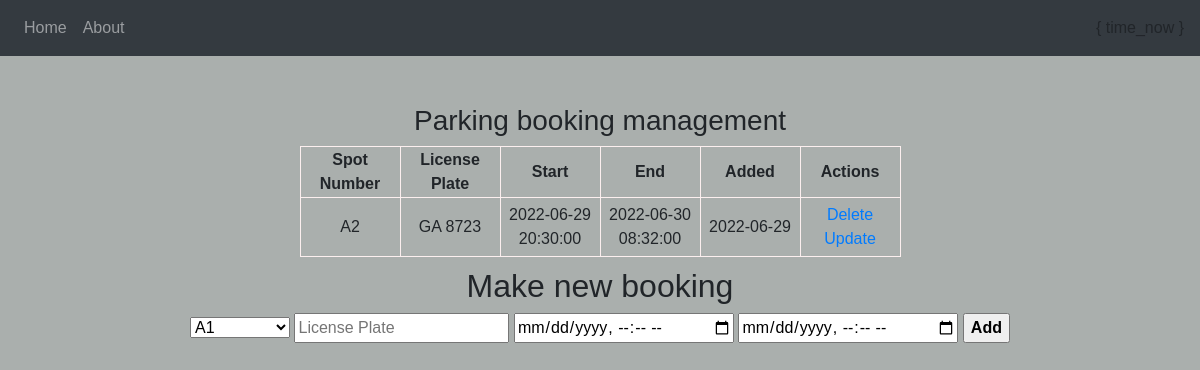
Before: / with the older database file.
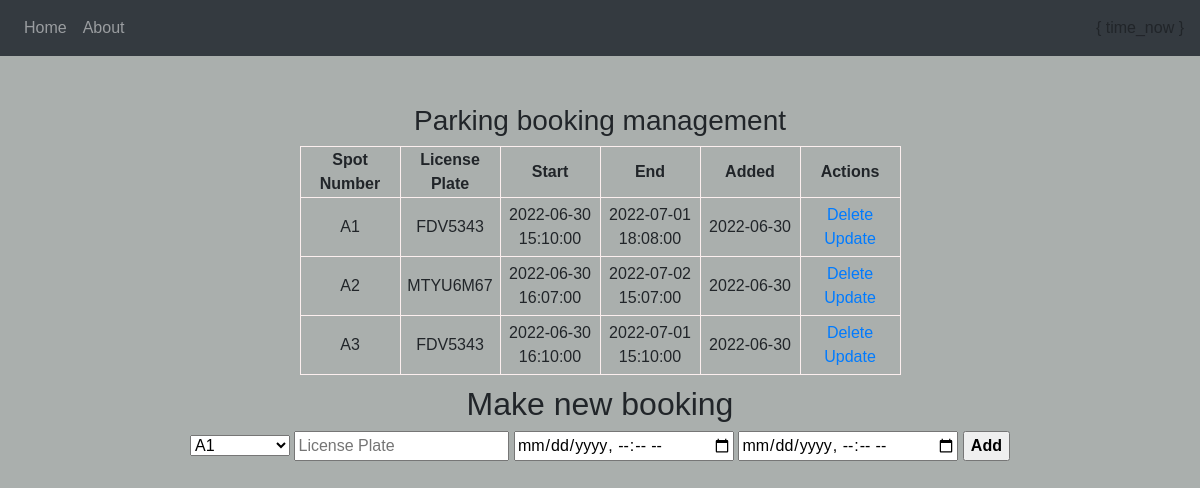
After: the same page with the newer database file.
### app.py (models this page shows, shortened)
class Parking(db.Model):
    id = db.Column(db.Integer, primary_key=True)
    spot_number = db.Column(db.String(2))
    license_plate = db.Column(db.String(10))
    start = db.Column(db.String(20))
    end = db.Column(db.String(20))
    date_created = db.Column(db.DateTime, default=datetime.utcnow)

### app.py (the view, shortened to what this page needs)
@app.route('/', methods=['POST', 'GET'])
def index():
    bookings = Parking.query.order_by(Parking.start.asc()).all()
    return render_template('index.html', bookings = bookings)

### templates/index.html (shortened to what this page needs)
{% extends 'base.html' %}
{% block body %}
<div class="content">
    <h3 style="text-align: center">Parking booking management</h3>
    {% if bookings|length < 1 %} <h4 style="text-align: center">No bookings have been made.</h4>
        {% else %}
        <table>
            <tr>
                <th>Spot Number</th>
                <th>License Plate</th>
                <th>Start</th>
                <th>End</th>
                <th>Added</th>
                <th>Actions</th>
            </tr>
            {% for booking in bookings %}
            <tr>
                <td class="booking">{{ booking.spot_number }}</td>
                <td>{{ booking.license_plate }}</td>
                <td>{{ booking.start }}</td>
                <td>{{ booking.end }}</td>
                <td>{{ booking.date_created.date() }}</td>
                <td>
                    <a href="/delete/{{booking.id}}">Delete</a>
                    <br>
                    <a href="/update/{{booking.id}}">Update</a>
                </td>
            </tr>
            {% endfor %}
        </table>
        {% endif %}
        <div class="form">
            <h2>Make new booking</h2>
            <form action="/" method="POST">
                <select type="text" name="spot_number" id="spot_number" placeholder="Spot Number">
                    <option value="A1">A1</option>
                </select>
                <input type="text" name="license_plate" id="license_plate" placeholder="License Plate" required>
                <input type="datetime-local" name="start" id="start" placeholder="Start" required>
                <input type="datetime-local" name="end" id="end" placeholder="End" required>
                <input type="submit" value="Add" style='font-weight: bold;'>
            </form>
        </div>
</div>
{% endblock %}

### templates/base.html (shortened to what this page needs)
<!DOCTYPE html>
<html lang='en'>
<head>
    <link
      rel="stylesheet"
      href="https://stackpath.bootstrapcdn.com/bootstrap/4.4.1/css/bootstrap.min.css"
    />
    <link
      rel="stylesheet"
      href="https://stackpath.bootstrapcdn.com/font-awesome/4.7.0/css/font-awesome.min.css"
    />
    <link rel='stylesheet' href='{{ url_for('static', filename='css/main.css') }}'>
</head>
<body>
  <nav class="navbar navbar-expand-lg navbar-dark bg-dark">
    <div class="collapse navbar-collapse" id="navbar">
      <div class="navbar-nav">
        <a class="nav-item nav-link" id="home" href="/">Home</a>
        <a class="nav-item nav-link" id="logout" href="/about">About</a>
      </div>
    </div>
    <div> { time_now }</div>
  </nav>
        {% block body %}{% endblock %}
</body>
</html>

### static/css/main.css (style rules this page uses)
body, html { margin: 0; font-family: sans-serif; background-color: rgb(170, 175, 173); }
.content { margin-top: 4%; text-align: center; }
table, td, th { border: 1px solid rgb(252, 239, 239); }
table { border-collapse: collapse; margin: auto; text-align: center; }
th { height: 30px; width: 100px; }
td { text-align: center; padding: 5px; }
.form { margin-top: 10px; }
select { padding:7 px; width: 100px; }

Changed rows visible on the page:
removed Parking: spot_number "A2", license_plate "GA 8723", start "2022-06-29 20:30:00", end "2022-06-30 08:32:00", date_created "2022-06-29"
added Parking: spot_number "A1", license_plate "FDV5343", start "2022-06-30 15:10:00", end "2022-07-01 18:08:00", date_created "2022-06-30"
added Parking: spot_number "A2", license_plate "MTYU6M67", start "2022-06-30 16:07:00", end "2022-07-02 15:07:00", date_created "2022-06-30"
added Parking: spot_number "A3", license_plate "FDV5343", start "2022-06-30 16:10:00", end "2022-07-01 15:10:00", date_created "2022-06-30"
